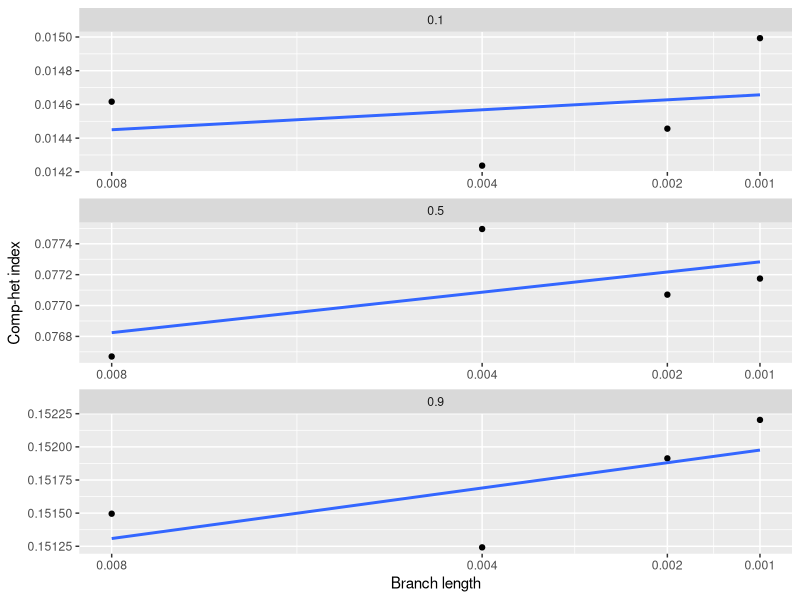

R code for this plot:
setwd("/Hernandez_Ryan_2019_RecodingSim/02-COMPOSITIONAL_HETEROGENEITY/02-HETEROGENEOUS_DATA")
data <- read.csv('comphet_index.csv')
library(ggplot2)
p <-ggplot(data, aes(x=Tree, y=Comp.het.index)) + geom_point() + facet_wrap(vars(Inflation.parameter), scales = "free", dir="v")
p + scale_x_reverse(name="Branch length", breaks=c(0.008, 0.004, 0.002, 0.001)) + scale_y_continuous(name="Comp-het index") + labs (color="Inflation parameter") + geom_smooth(method=lm, se=FALSE)

                                                                                                                                         
